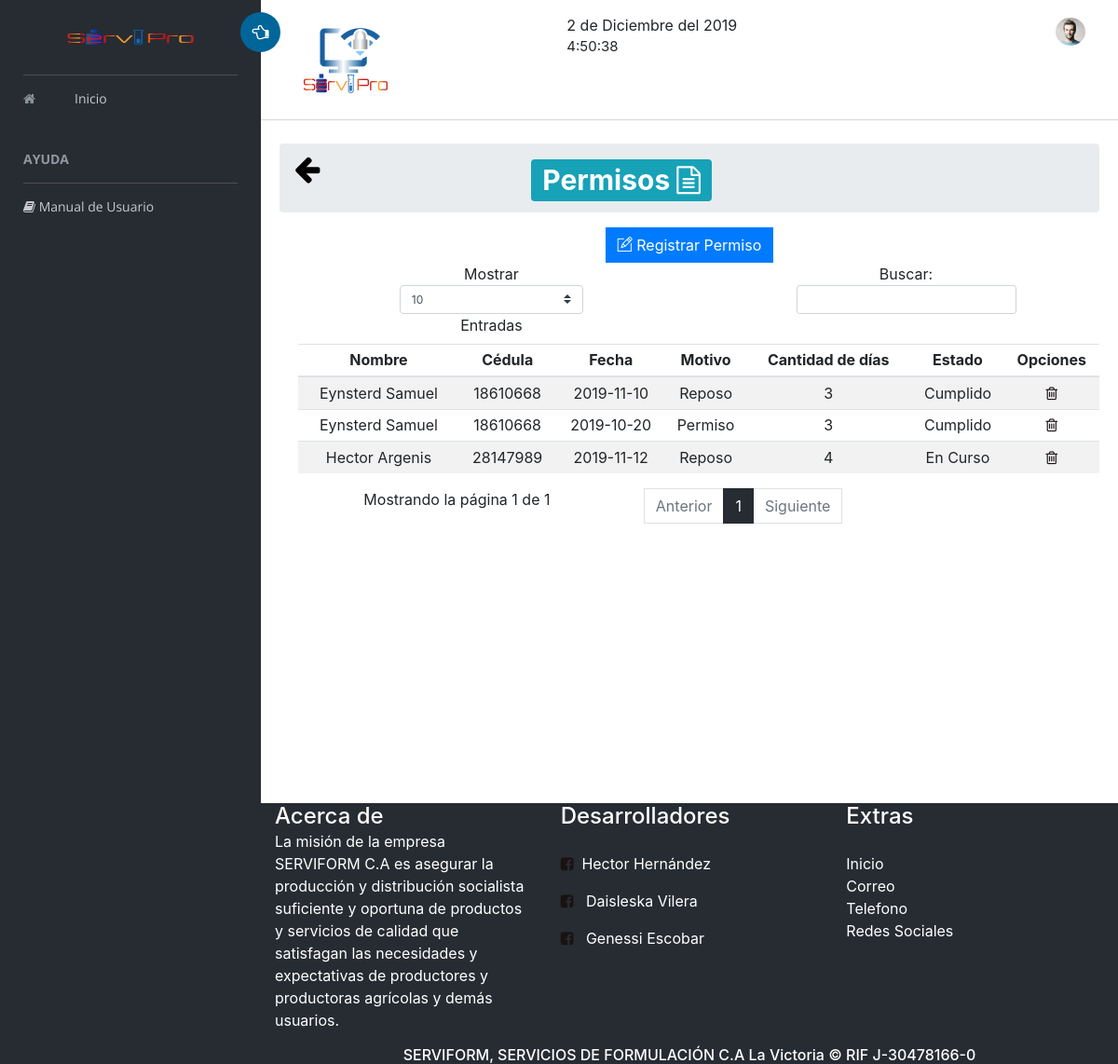
Page /Vistas/asistencias/permisos.php on the earlier database version.
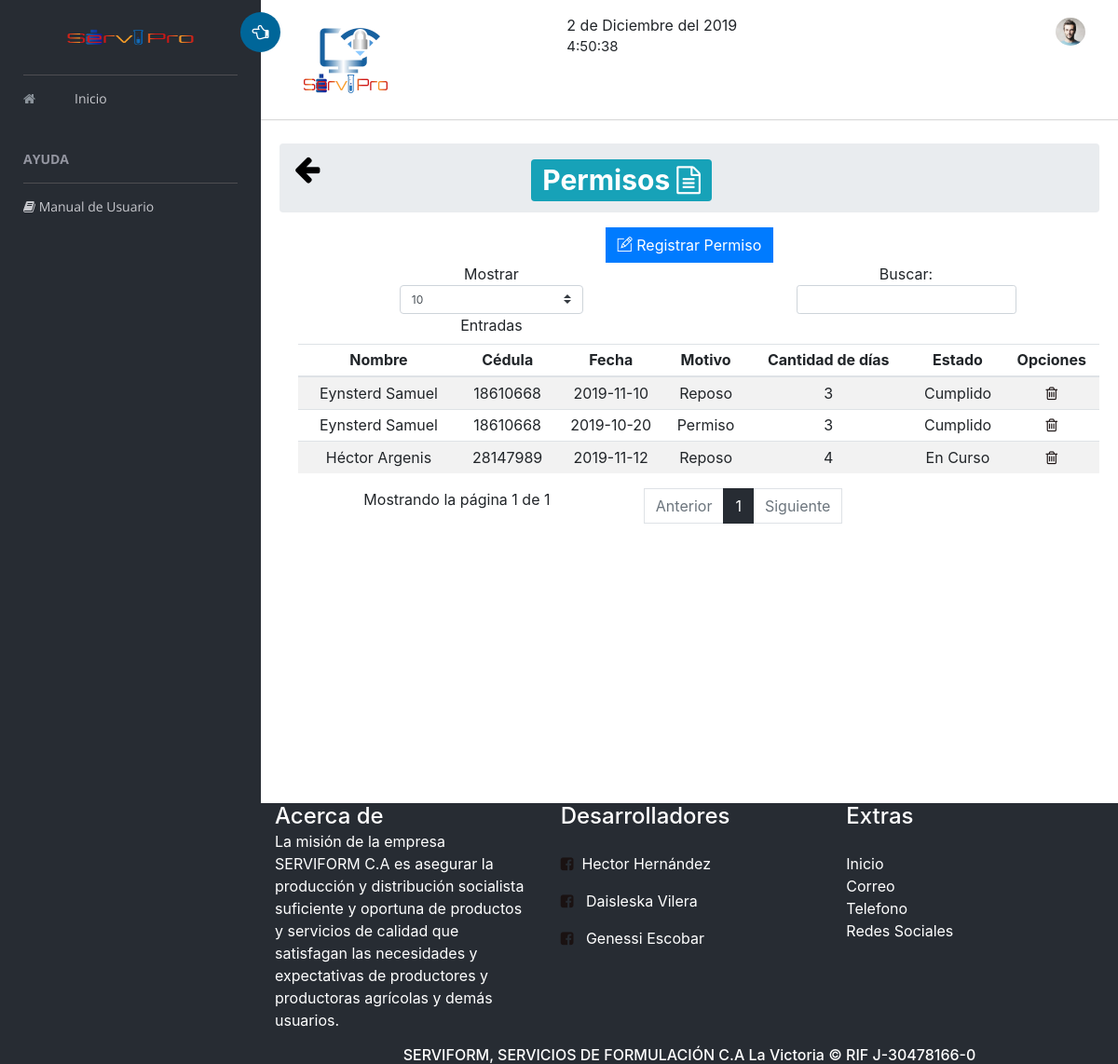
Same page on the later database version.
### tables this page shows
CREATE TABLE `permisos` (
  `id` int(11) NOT NULL,
  `motivo` enum('Reposo','Permiso') DEFAULT NULL,
  `cantidad_dias` int(11) NOT NULL,
  `inicio_permiso` date NOT NULL,
  `fin_permiso` date NOT NULL,
  `resta` int(11) NOT NULL,
  `status` enum('En Curso','Cumplido') NOT NULL DEFAULT 'En Curso',
  `id_empleado` int(11) NOT NULL
);

CREATE TABLE `empleado` (
  `id` int(11) NOT NULL,
  `cedula` varchar(11) NOT NULL,
  `nombres` varchar(90) NOT NULL,
  `apellidos` varchar(90) NOT NULL,
  `direccion` varchar(90) NOT NULL,
  `telefono` varchar(90) NOT NULL,
  `fecha_ingreso` date NOT NULL,
  `condicion` enum('Fijo','Contratado') NOT NULL,
  `fecha_venc` date NOT NULL,
  `ncuenta` mediumtext NOT NULL,
  `id_cargo` int(11) NOT NULL,
  `id_departamento` int(11) NOT NULL
);

### Vistas/asistencias/permisos.php (the view, shortened to what this page needs)
 <?php
 include_once "../includes/menu.php"; ?>
 <div class="contenido" >
    <div class="content-2">
     <section class="content-header">
      <ol class="breadcrumb">
        <a href="../asistencias/ControlA.php?operacion=index" class="atras" title="Atras"><span class="fa fa-arrow-left" style="font-size: 32px;" ></span></a>
        <h1 align="center"><span style="margin-left: 6cm;" class="badge badge-info">Permisos <i class="fa fa-file-text-o"></i> </span></h1>
      <br>
      </ol>
</section >
<center>
  <a data-toggle="modal" data-target="#mediumModal" href="../inventario/registro-inventario.php" class="btn btn-primary"><i  class="ti-pencil-alt"></i> Registrar Permiso</a></center>
       <div class="table-responsive" style="padding-left: 20px;">
            <table class="table table-striped table-sm " id="table">
                <thead>
                  <tr>
                    <th>Nombre</th>
                    <th>Cédula</th>
                    <th>Fecha</th>
                    <th>Motivo</th>
                    <th>Cantidad de días</th>
                    <th>Estado</th>
                    <?php
                        echo '
                          <th>Opciones</th>
                        ' ;
                    ?>
                  </tr>
                </thead>
                  <tbody>
                   <?php
                  include('../../Modelos/conexion.php');
                   $sql="SELECT permisos.id, empleado.nombres, empleado.cedula, permisos.status, permisos.cantidad_dias, permisos.motivo, permisos.inicio_permiso FROM permisos, empleado WHERE empleado.id=permisos.id_empleado";
                   $data=mysqli_query($conectar,$sql);
                    while($consulta=mysqli_fetch_array($data)) {
                      echo "
                      <tr>
                        <td>".$consulta['nombres']."</td>
                        <td>".$consulta['cedula']."</td>
                        <td>".$consulta['inicio_permiso']."</td>
                        <td>".$consulta['motivo']."</td>
                        <td>".$consulta['cantidad_dias']."</td>
                        <td>".$consulta['status']."</td>
                        ";
                        echo "  <td>
                            <a href='../asistencias/ControlA.php?operacion=permiso_eliminar&id_permiso=(".$consulta['id'].")' class='eliminar'  title='Eliminar'><span class='fa fa-trash-o'></span></a>";
                    }
                  ?>
                </tbody>
            </table>
            <br><br><br><br><br><br><br><br><br><br><br>
        </div>
    </div>
</div>
<?php include_once "../includes/footer.php"; ?>

Differences in the rows shown:
changed through a linked row, permisos "En Curso": id_empleado.nombres "Hector Argenis" → "Héctor Argenis"
